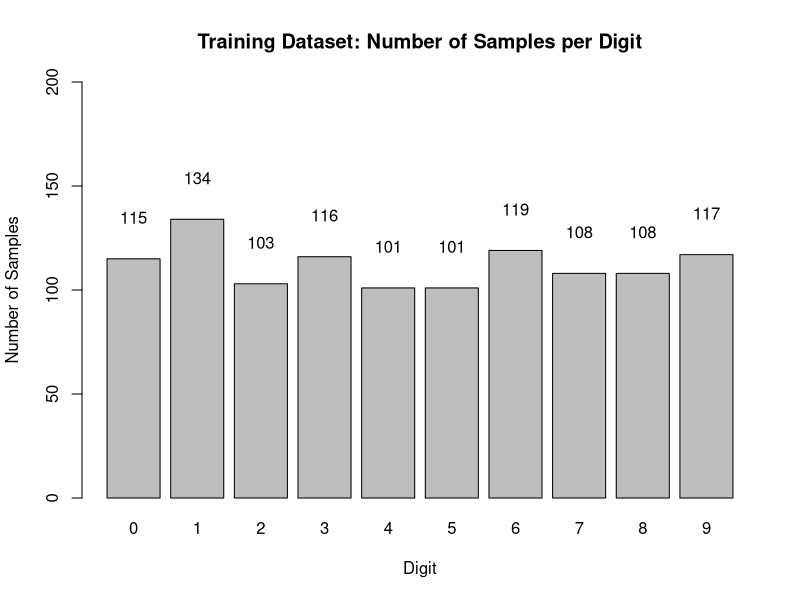
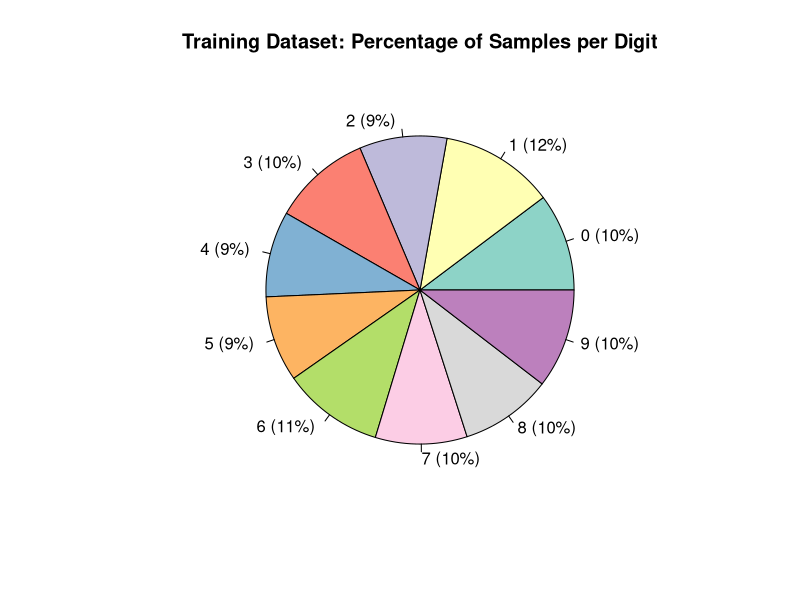
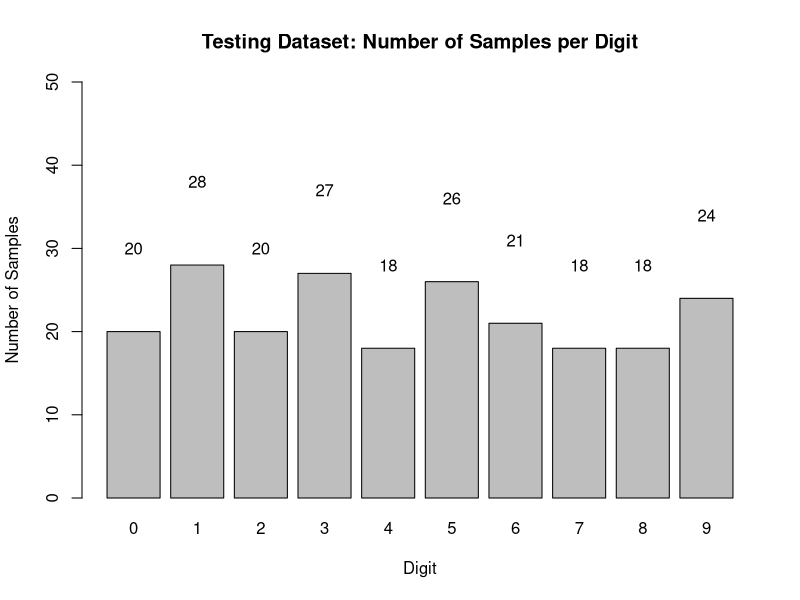
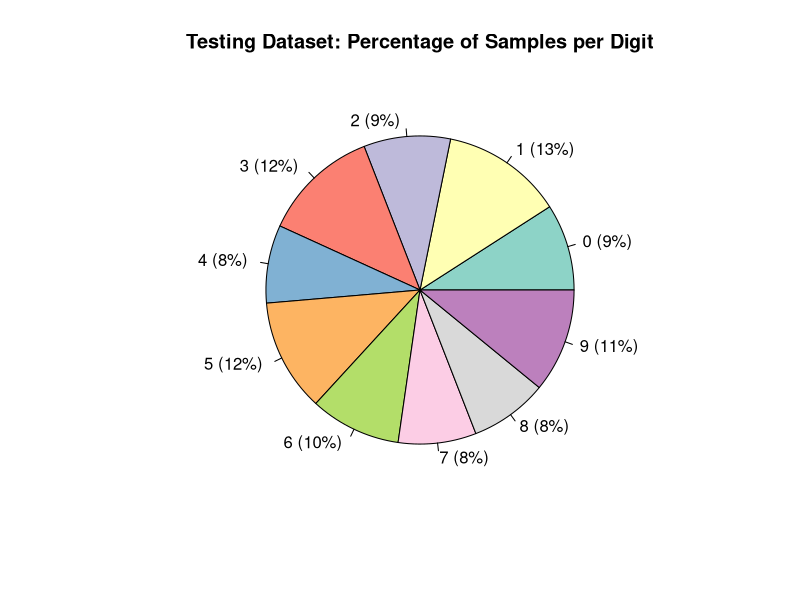
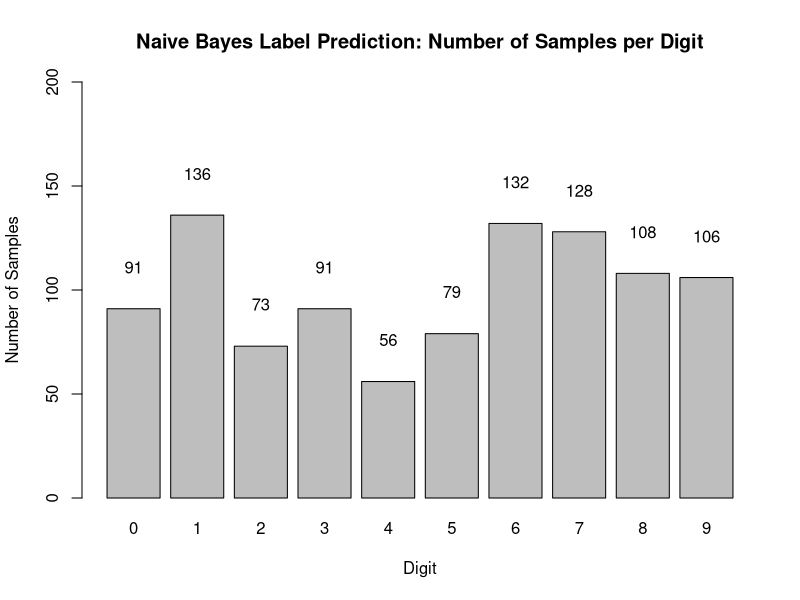
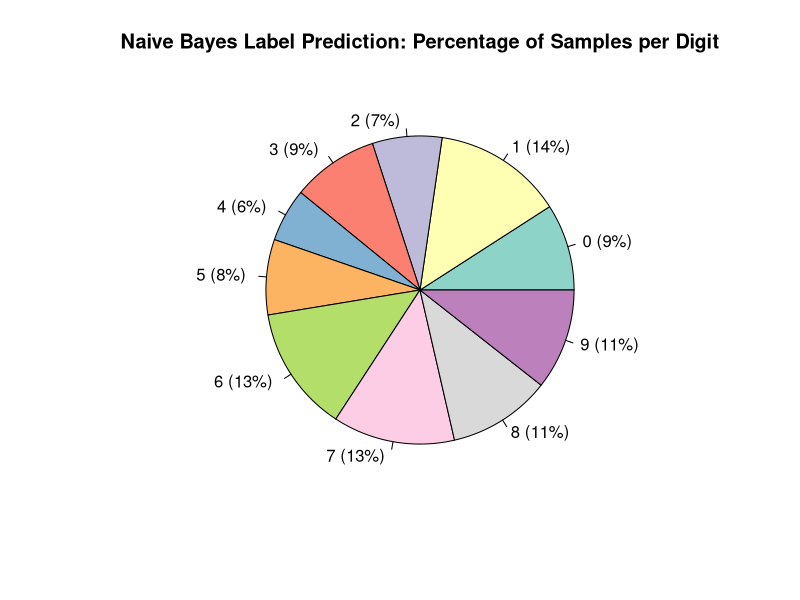
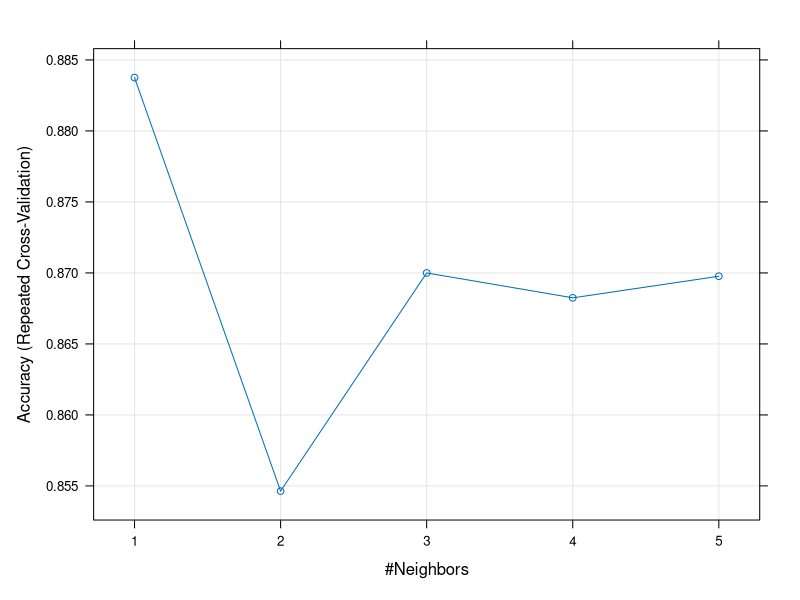
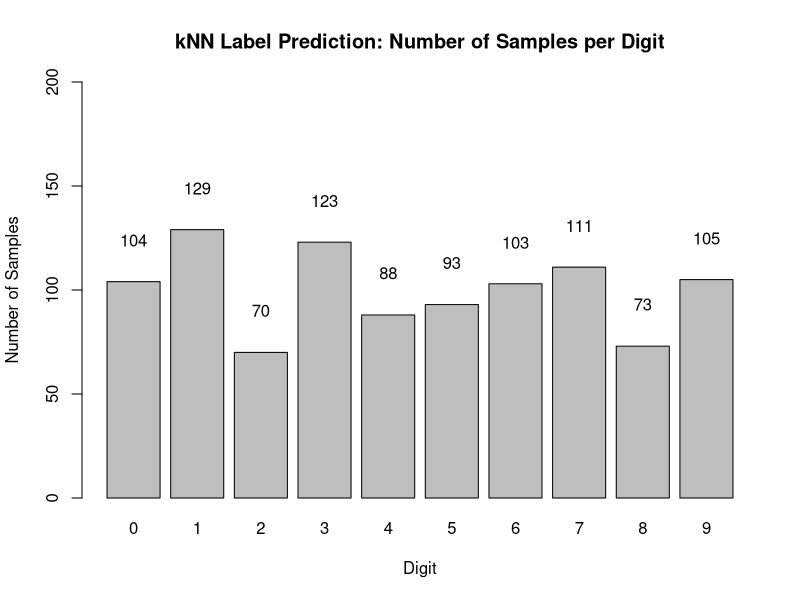

Source code (R) for these figures, in order:
## ---- chunk 1
library(caret)
library(e1071)
library(RColorBrewer)
data_train <- read.csv("Kaggle-digit-train-sample-small-1400.csv", TRUE, ",")
data_test_unknown <- read.csv("Kaggle-digit-test-sample1000.csv", TRUE, ",")
dim(data_train)
dim(data_test_unknown)
head(data_train)
summary(data_train)
## ---- chunk 2
set.seed(432)
split <- createDataPartition(y = data_train$label, p= 0.8, list = FALSE)
data_train <- data_train[split,]
data_test <- data_train[-split,]
dim(data_train); 
dim(data_test);
## ---- chunk 3
data_train[, 1] <- as.factor(data_train[, 1]) 
class(data_train[, 1])
levels(data_train[, 1])
head(sapply(data_train[1, ], class))

data_test[, 1] <- as.factor(data_test[, 1]) 
class(data_test[, 1])
levels(data_test[, 1])
head(sapply(data_test[1, ], class))

labelTable <- table(data_train$label) 
barPlot <- plot(data_train$label, main = "Training Dataset: Number of Samples per Digit", ylim = c(0, 200), xlab = "Digit", ylab = "Number of Samples")
text(x = barPlot, y = labelTable+20, labels = labelTable)

colorPlot <- colorRampPalette(brewer.pal(10, "Set3"))
percent <- round(labelTable/sum(labelTable)*100)
labels <- paste0(row.names(labelTable), " (",percent,"%) ")
pie(labelTable, labels = labels, col = colorPlot(10), main = "Training Dataset: Percentage of Samples per Digit")

labelTable <- table(data_test$label) 
barPlot <- plot(data_test$label, main = "Testing Dataset: Number of Samples per Digit", ylim = c(0, 50), xlab = "Digit", ylab = "Number of Samples")
text(x = barPlot, y = labelTable+10, labels = labelTable)

colorPlot <- colorRampPalette(brewer.pal(10, "Set3"))
percent <- round(labelTable/sum(labelTable)*100)
labels <- paste0(row.names(labelTable), " (",percent,"%) ")
pie(labelTable, labels = labels, col = colorPlot(10), main = "Testing Dataset: Percentage of Samples per Digit")
## ---- chunk 4
data_NZV <- nearZeroVar(data_train, saveMetrics = TRUE)
columns_NZV <- rownames(data_NZV)[data_NZV$nzv == TRUE]
data_train <- data_train[,!names(data_train) %in% columns_NZV]
data_test <- data_test[,!names(data_test) %in% columns_NZV]
pre_process <- preProcess(data_train, method = c("scale", "center"))
pre_process
## ---- chunk 5
data_train1 <- predict(pre_process, newdata = data_train)
data_test1 <- predict(pre_process, newdata = data_test)
## ---- chunk 6
time <- proc.time() 
model_naiveBayes <- naiveBayes(data_train1$label ~ ., data = data_train1, trcontrol = trainControl(method = "repeatedcv", number = 8, repeats = 3),tuneGrid = data.frame(fL = 1, usekernel = FALSE, adjust = 1))
proc.time() - time
## ---- chunk 7
predict_naiveBayes <- predict(model_naiveBayes, newdata = data_test1, type = "class")
confusionMatrix(predict_naiveBayes, data_test1$label)
## ---- chunk 8
head(data_test_unknown)
data_test_unknown1 <- predict(pre_process, newdata = data_test_unknown)
predict_naiveBayes <- predict(model_naiveBayes, newdata = data_test_unknown1, type = "class")
predict_naiveBayes

labelTable <- table(predict_naiveBayes) 
barPlot <- plot(predict_naiveBayes, main = "Naive Bayes Label Prediction: Number of Samples per Digit", ylim = c(0, 200), xlab = "Digit", ylab = "Number of Samples")
text(x = barPlot, y = labelTable+20, labels = labelTable)

colorPlot <- colorRampPalette(brewer.pal(10, "Set3"))
percent <- round(labelTable/sum(labelTable)*100)
labels <- paste0(row.names(labelTable), " (",percent,"%) ")
pie(labelTable, labels = labels, col = colorPlot(10), main = "Naive Bayes Label Prediction: Percentage of Samples per Digit")
## ---- chunk 9

## ---- chunk 10
data_train2 <- predict(pre_process, newdata = data_train)
data_test2 <- predict(pre_process, newdata = data_test)
## ---- chunk 11
ctrl <- trainControl(method="repeatedcv", number = 8, repeats = 3)
time <- proc.time() 
model_knn <- train(label ~ ., data = data_train2, method = "knn", trControl = ctrl, tuneGrid = data.frame(k = seq(1, 5)))
proc.time() - time
print(model_knn)
## ---- chunk 12
predict_knn <- predict(model_knn, newdata = data_test2)
confusionMatrix(predict_knn, data_test2$label)
plot(model_knn)
## ---- chunk 13
data_test_unknown2 <- predict(pre_process, newdata = data_test_unknown)
predict_knn <- predict(model_knn, newdata = data_test_unknown2, type = "raw")
predict_knn

labelTable <- table(predict_knn) 
barPlot <- plot(predict_knn, main = "kNN Label Prediction: Number of Samples per Digit", ylim = c(0, 200), xlab = "Digit", ylab = "Number of Samples")
text(x = barPlot, y = labelTable+20, labels = labelTable)

colorPlot <- colorRampPalette(brewer.pal(10, "Set3"))
percent <- round(labelTable/sum(labelTable)*100)
labels <- paste0(row.names(labelTable), " (",percent,"%) ")
pie(labelTable, labels = labels, col = colorPlot(10), main = "kNN Label Prediction: Percentage of Samples per Digit")
## ---- chunk 14

